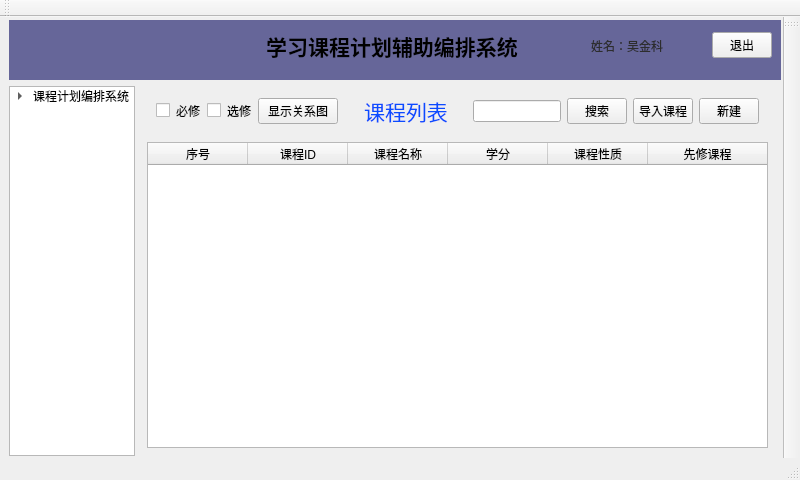
<?xml version="1.0" encoding="UTF-8"?>
<ui version="4.0">
 <class>MainWindow</class>
 <widget class="QMainWindow" name="MainWindow">
  <property name="geometry">
   <rect>
    <x>0</x>
    <y>0</y>
    <width>800</width>
    <height>480</height>
   </rect>
  </property>
  <property name="minimumSize">
   <size>
    <width>800</width>
    <height>480</height>
   </size>
  </property>
  <property name="windowTitle">
   <string>课程编排系统</string>
  </property>
  <property name="windowIcon">
   <iconset resource="resources.qrc">
    <normaloff>:/icons/main_icon.png</normaloff>:/icons/main_icon.png</iconset>
  </property>
  <widget class="QWidget" name="centralwidget">
   <property name="styleSheet">
    <string notr="true"/>
   </property>
   <layout class="QGridLayout" name="gridLayout_2" rowstretch="1,6,0,0" columnstretch="2,10,0,0,0,0">
    <property name="topMargin">
     <number>3</number>
    </property>
    <property name="rightMargin">
     <number>2</number>
    </property>
    <property name="bottomMargin">
     <number>2</number>
    </property>
    <property name="horizontalSpacing">
     <number>3</number>
    </property>
    <item row="1" column="0" rowspan="3">
     <widget class="QTreeWidget" name="treeWidget">
      <property name="maximumSize">
       <size>
        <width>150</width>
        <height>16777215</height>
       </size>
      </property>
      <property name="styleSheet">
       <string notr="true"/>
      </property>
      <property name="columnCount">
       <number>1</number>
      </property>
      <attribute name="headerVisible">
       <bool>false</bool>
      </attribute>
      <column>
       <property name="text">
        <string/>
       </property>
      </column>
      <item>
       <property name="text">
        <string>课程计划编排系统</string>
       </property>
       <item>
        <property name="text">
         <string>课程管理</string>
        </property>
        <property name="icon">
         <iconset>
          <selectedoff>:/icons/course management.png</selectedoff>
         </iconset>
        </property>
       </item>
       <item>
        <property name="text">
         <string>课程编排</string>
        </property>
        <property name="icon">
         <iconset resource="resources.qrc">
          <normaloff>:/icons/arrangement.png</normaloff>:/icons/arrangement.png</iconset>
        </property>
       </item>
      </item>
     </widget>
    </item>
    <item row="0" column="0" colspan="6">
     <widget class="QWidget" name="main_header" native="true">
      <property name="styleSheet">
       <string notr="true">QWidget#main_header {
    background-color: #666699;
}</string>
      </property>
      <layout class="QGridLayout" name="gridLayout" columnstretch="1,1,1">
       <property name="leftMargin">
        <number>0</number>
       </property>
       <property name="topMargin">
        <number>0</number>
       </property>
       <property name="rightMargin">
        <number>0</number>
       </property>
       <property name="bottomMargin">
        <number>9</number>
       </property>
       <item row="0" column="0">
        <spacer name="horizontalSpacer">
         <property name="orientation">
          <enum>Qt::Horizontal</enum>
         </property>
         <property name="sizeHint" stdset="0">
          <size>
           <width>128</width>
           <height>20</height>
          </size>
         </property>
        </spacer>
       </item>
       <item row="0" column="1">
        <widget class="QLabel" name="main_title">
         <property name="font">
          <font>
           <pointsize>16</pointsize>
           <bold>true</bold>
          </font>
         </property>
         <property name="layoutDirection">
          <enum>Qt::LeftToRight</enum>
         </property>
         <property name="text">
          <string>学习课程计划辅助编排系统</string>
         </property>
         <property name="alignment">
          <set>Qt::AlignCenter</set>
         </property>
        </widget>
       </item>
       <item row="0" column="2">
        <widget class="QWidget" name="widget_2" native="true">
         <property name="layoutDirection">
          <enum>Qt::LeftToRight</enum>
         </property>
         <layout class="QHBoxLayout" name="horizontalLayout">
          <item>
           <spacer name="horizontalSpacer_2">
            <property name="orientation">
             <enum>Qt::Horizontal</enum>
            </property>
            <property name="sizeType">
             <enum>QSizePolicy::Minimum</enum>
            </property>
            <property name="sizeHint" stdset="0">
             <size>
              <width>10</width>
              <height>20</height>
             </size>
            </property>
           </spacer>
          </item>
          <item>
           <widget class="QLabel" name="avatar">
            <property name="maximumSize">
             <size>
              <width>40</width>
              <height>40</height>
             </size>
            </property>
            <property name="styleSheet">
             <string notr="true">border-image: url(:/icons/avatar.jpg);</string>
            </property>
            <property name="text">
             <string/>
            </property>
           </widget>
          </item>
          <item>
           <widget class="QLabel" name="user_name">
            <property name="styleSheet">
             <string notr="true">color: rgb(45, 45, 45);</string>
            </property>
            <property name="text">
             <string>姓名：吴金科</string>
            </property>
           </widget>
          </item>
          <item>
           <widget class="QPushButton" name="exit_button">
            <property name="maximumSize">
             <size>
              <width>60</width>
              <height>16777215</height>
             </size>
            </property>
            <property name="styleSheet">
             <string notr="true"/>
            </property>
            <property name="text">
             <string>退出</string>
            </property>
           </widget>
          </item>
         </layout>
        </widget>
       </item>
      </layout>
     </widget>
    </item>
    <item row="1" column="1" rowspan="2">
     <widget class="QStackedWidget" name="system">
      <widget class="QWidget" name="course_show">
       <layout class="QGridLayout" name="gridLayout_3">
        <property name="topMargin">
         <number>0</number>
        </property>
        <property name="rightMargin">
         <number>1</number>
        </property>
        <property name="bottomMargin">
         <number>2</number>
        </property>
        <item row="0" column="0">
         <widget class="QWidget" name="widget_4" native="true">
          <layout class="QHBoxLayout" name="horizontalLayout_2">
           <item>
            <widget class="QCheckBox" name="select_compulsory">
             <property name="text">
              <string/>
             </property>
            </widget>
           </item>
           <item>
            <widget class="QLabel" name="label_3">
             <property name="text">
              <string>必修</string>
             </property>
            </widget>
           </item>
           <item>
            <widget class="QCheckBox" name="select_elective">
             <property name="text">
              <string/>
             </property>
            </widget>
           </item>
           <item>
            <widget class="QLabel" name="label_4">
             <property name="text">
              <string>选修</string>
             </property>
            </widget>
           </item>
           <item>
            <widget class="QPushButton" name="show_graph_btn">
             <property name="text">
              <string>显示关系图</string>
             </property>
            </widget>
           </item>
           <item>
            <spacer name="horizontalSpacer_4">
             <property name="orientation">
              <enum>Qt::Horizontal</enum>
             </property>
             <property name="sizeHint" stdset="0">
              <size>
               <width>40</width>
               <height>20</height>
              </size>
             </property>
            </spacer>
           </item>
           <item>
            <widget class="QLabel" name="label_2">
             <property name="font">
              <font>
               <family>Microsoft Himalaya</family>
               <pointsize>16</pointsize>
              </font>
             </property>
             <property name="layoutDirection">
              <enum>Qt::LeftToRight</enum>
             </property>
             <property name="styleSheet">
              <string notr="true">color: rgb(11, 76, 255);</string>
             </property>
             <property name="text">
              <string>课程列表</string>
             </property>
             <property name="textFormat">
              <enum>Qt::PlainText</enum>
             </property>
             <property name="alignment">
              <set>Qt::AlignCenter</set>
             </property>
            </widget>
           </item>
           <item>
            <spacer name="horizontalSpacer_3">
             <property name="orientation">
              <enum>Qt::Horizontal</enum>
             </property>
             <property name="sizeHint" stdset="0">
              <size>
               <width>40</width>
               <height>20</height>
              </size>
             </property>
            </spacer>
           </item>
           <item>
            <widget class="QLineEdit" name="search_val"/>
           </item>
           <item>
            <widget class="QPushButton" name="search_btn">
             <property name="maximumSize">
              <size>
               <width>60</width>
               <height>16777215</height>
              </size>
             </property>
             <property name="text">
              <string>搜索</string>
             </property>
             <property name="flat">
              <bool>false</bool>
             </property>
            </widget>
           </item>
           <item>
            <widget class="QPushButton" name="open_file">
             <property name="maximumSize">
              <size>
               <width>60</width>
               <height>16777215</height>
              </size>
             </property>
             <property name="text">
              <string>导入课程</string>
             </property>
            </widget>
           </item>
           <item>
            <widget class="QPushButton" name="add_course_btn">
             <property name="maximumSize">
              <size>
               <width>60</width>
               <height>16777215</height>
              </size>
             </property>
             <property name="text">
              <string>新建</string>
             </property>
            </widget>
           </item>
          </layout>
         </widget>
        </item>
        <item row="1" column="0">
         <widget class="QTableWidget" name="tableWidget">
          <property name="enabled">
           <bool>true</bool>
          </property>
          <property name="dragDropOverwriteMode">
           <bool>false</bool>
          </property>
          <property name="showGrid">
           <bool>true</bool>
          </property>
          <property name="sortingEnabled">
           <bool>false</bool>
          </property>
          <attribute name="horizontalHeaderVisible">
           <bool>true</bool>
          </attribute>
          <attribute name="horizontalHeaderCascadingSectionResizes">
           <bool>false</bool>
          </attribute>
          <attribute name="horizontalHeaderHighlightSections">
           <bool>true</bool>
          </attribute>
          <attribute name="horizontalHeaderStretchLastSection">
           <bool>true</bool>
          </attribute>
          <attribute name="verticalHeaderVisible">
           <bool>false</bool>
          </attribute>
          <attribute name="verticalHeaderHighlightSections">
           <bool>true</bool>
          </attribute>
          <column>
           <property name="text">
            <string>序号</string>
           </property>
          </column>
          <column>
           <property name="text">
            <string>课程ID</string>
           </property>
          </column>
          <column>
           <property name="text">
            <string>课程名称</string>
           </property>
          </column>
          <column>
           <property name="text">
            <string>学分</string>
           </property>
          </column>
          <column>
           <property name="text">
            <string>课程性质</string>
           </property>
          </column>
          <column>
           <property name="text">
            <string>先修课程</string>
           </property>
          </column>
         </widget>
        </item>
       </layout>
      </widget>
      <widget class="QWidget" name="course_arrangement">
       <layout class="QGridLayout" name="gridLayout_4">
        <item row="0" column="0" colspan="2">
         <widget class="QWidget" name="header" native="true">
          <layout class="QHBoxLayout" name="horizontalLayout_3">
           <item>
            <widget class="QLabel" name="label">
             <property name="text">
              <string>学期学时上限：</string>
             </property>
            </widget>
           </item>
           <item>
            <widget class="QSpinBox" name="maxhours">
             <property name="minimum">
              <number>160</number>
             </property>
             <property name="maximum">
              <number>400</number>
             </property>
            </widget>
           </item>
           <item>
            <widget class="QPushButton" name="arrangement_btn">
             <property name="text">
              <string>开始编排</string>
             </property>
            </widget>
           </item>
           <item>
            <widget class="QPushButton" name="reset_btn">
             <property name="text">
              <string>重置课程</string>
             </property>
            </widget>
           </item>
          </layout>
         </widget>
        </item>
        <item row="4" column="0" colspan="2">
         <widget class="QTableWidget" name="tableWidget_2">
          <property name="sortingEnabled">
           <bool>false</bool>
          </property>
          <attribute name="horizontalHeaderShowSortIndicator" stdset="0">
           <bool>true</bool>
          </attribute>
          <attribute name="horizontalHeaderStretchLastSection">
           <bool>true</bool>
          </attribute>
         </widget>
        </item>
        <item row="1" column="0" rowspan="2" colspan="2">
         <widget class="QWidget" name="widget" native="true">
          <layout class="QHBoxLayout" name="horizontalLayout_4">
           <item>
            <widget class="QLabel" name="label_5">
             <property name="styleSheet">
              <string notr="true">background-color: rgb(185, 254, 255);</string>
             </property>
             <property name="text">
              <string>课程表</string>
             </property>
             <property name="alignment">
              <set>Qt::AlignCenter</set>
             </property>
            </widget>
           </item>
          </layout>
         </widget>
        </item>
       </layout>
      </widget>
     </widget>
    </item>
   </layout>
  </widget>
  <widget class="QMenuBar" name="menubar">
   <property name="geometry">
    <rect>
     <x>0</x>
     <y>0</y>
     <width>800</width>
     <height>21</height>
    </rect>
   </property>
  </widget>
  <widget class="QStatusBar" name="statusbar"/>
  <widget class="QToolBar" name="toolBar">
   <property name="windowTitle">
    <string>toolBar</string>
   </property>
   <attribute name="toolBarArea">
    <enum>RightToolBarArea</enum>
   </attribute>
   <attribute name="toolBarBreak">
    <bool>false</bool>
   </attribute>
  </widget>
  <widget class="QToolBar" name="toolBar_2">
   <property name="windowTitle">
    <string>toolBar_2</string>
   </property>
   <attribute name="toolBarArea">
    <enum>TopToolBarArea</enum>
   </attribute>
   <attribute name="toolBarBreak">
    <bool>false</bool>
   </attribute>
  </widget>
 </widget>
 <resources>
  <include location="resources.qrc"/>
 </resources>
 <connections/>
</ui>
